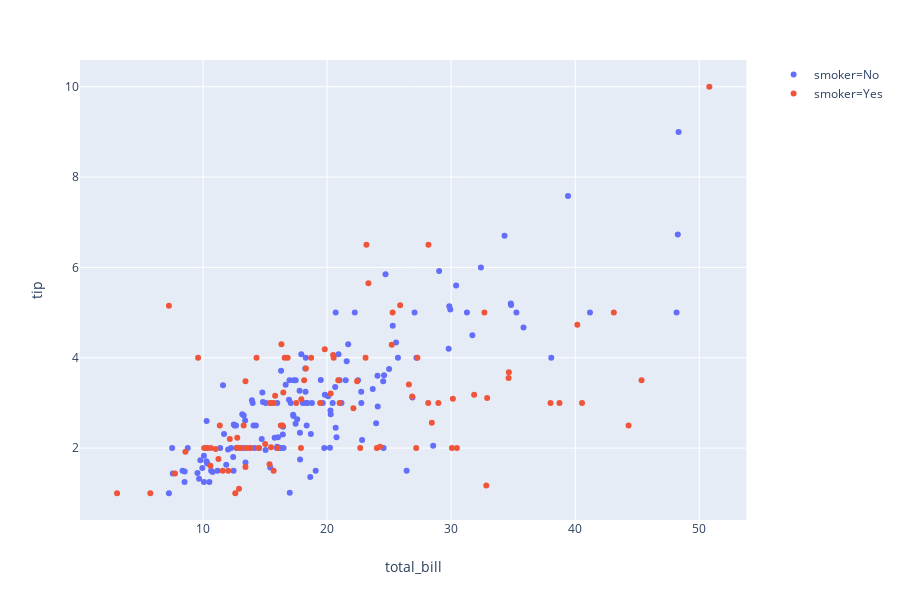

The cell this chart's notebook holds for it:
### Code cell
px.scatter(df, x="total_bill", y="tip", color="smoker")

### Figure 1 — Plotly figure (JSON) as saved in the notebook; plotly's stock layout.template omitted (floating-point values rounded to 4 significant figures; data arrays with more than 128 entries replaced by an {"elided": "..."} marker saying what was removed)
{"data": [{"hoverlabel": {"namelength": 0}, "hovertemplate": "smoker=No<br>total_bill=%{x}<br>tip=%{y}", "legendgroup": "smoker=No", "marker": {"color": "#636efa", "symbol": "circle"}, "mode": "markers", "name": "smoker=No", "showlegend": true, "type": "scatter", "x": {"elided": "151 float values"}, "xaxis": "x", "y": {"elided": "151 float values"}, "yaxis": "y"}, {"hoverlabel": {"namelength": 0}, "hovertemplate": "smoker=Yes<br>total_bill=%{x}<br>tip=%{y}", "legendgroup": "smoker=Yes", "marker": {"color": "#EF553B", "symbol": "circle"}, "mode": "markers", "name": "smoker=Yes", "showlegend": true, "type": "scatter", "x": [38.01, 11.24, 20.29, 13.81, 11.02, 18.29, 3.07, 15.01, 26.86, 25.28, 17.92, 19.44, 32.68, 28.97, 5.75, 16.32, 40.17, 27.28, 12.03, 21.01, 11.35, 15.38, 44.3, 22.42, 15.36, 20.49, 25.21, 14.31, 16, 17.51, 10.59, 10.63, 50.81, 15.81, 7.25, 31.85, 16.82, 32.9, 17.89, 14.48, 9.6, 34.63, 34.65, 23.33, 45.35, 23.17, 40.55, 20.9, 30.46, 18.15, 23.1, 15.69, 19.81, 28.44, 15.48, 16.58, 10.34, 43.11, 13, 13.51, 18.71, 12.74, 13, 16.4, 20.53, 16.47, 26.59, 38.73, 24.27, 12.76, 30.06, 25.89, 13.27, 28.17, 12.9, 28.15, 11.59, 7.74, 30.14, 12.16, 13.42, 8.58, 13.42, 16.27, 10.09, 22.12, 24.01, 15.69, 15.53, 12.6, 32.83, 27.18, 22.67], "xaxis": "x", "y": [3, 1.76, 3.21, 2, 1.98, 3.76, 1, 2.09, 3.14, 5, 3.08, 3, 5, 3, 1, 4.3, 4.73, 4, 1.5, 3, 2.5, 3, 2.5, 3.48, 1.64, 4.06, 4.29, 4, 2, 3, 1.61, 2, 10, 3.16, 5.15, 3.18, 4, 3.11, 2, 2, 4, 3.55, 3.68, 5.65, 3.5, 6.5, 3, 3.5, 2, 3.5, 4, 1.5, 4.19, 2.56, 2.02, 4, 2, 5, 2, 2, 4, 2.01, 2, 2.5, 4, 3.23, 3.41, 3, 2.03, 2.23, 2, 5.16, 2.5, 6.5, 1.1, 3, 1.5, 1.44, 3.09, 2.2, 3.48, 1.92, 1.58, 2.5, 2, 2.88, 2, 3, 3, 1, 1.17, 2, 2], "yaxis": "y"}], "layout": {"height": 600, "legend": {"tracegroupgap": 0}, "margin": {"t": 60}, "xaxis": {"anchor": "y", "domain": [0, 0.98], "title": {"text": "total_bill"}}, "yaxis": {"anchor": "x", "domain": [0, 1], "title": {"text": "tip"}}}}
